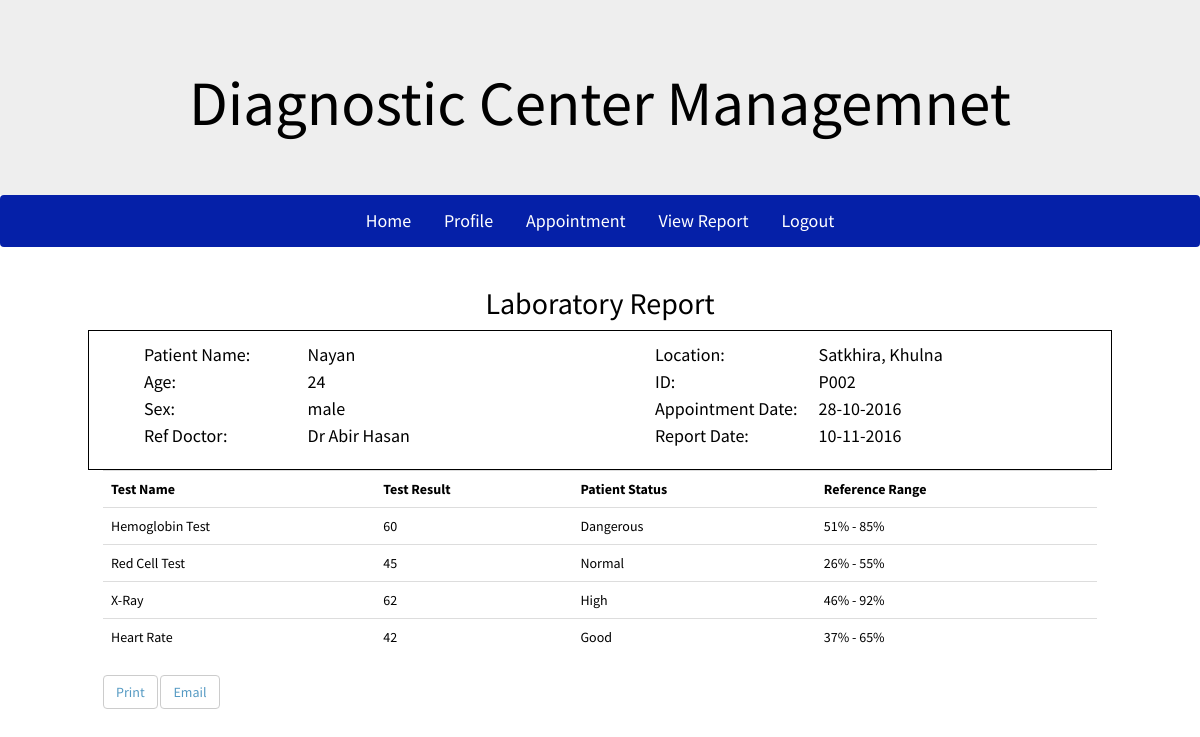
The page /view_report.php?rid=2 (signed in) on the database its author committed.
### tables this page shows
CREATE TABLE `patient` (
  `id` int(100) NOT NULL,
  `p_id` varchar(100) NOT NULL,
  `name` varchar(50) NOT NULL,
  `address` varchar(200) NOT NULL,
  `age` varchar(100) NOT NULL,
  `sex` varchar(10) NOT NULL,
  `email` varchar(40) NOT NULL,
  `username` varchar(30) NOT NULL,
  `pass` varchar(20) NOT NULL
);

CREATE TABLE `report` (
  `id` int(20) NOT NULL,
  `app_id` varchar(20) NOT NULL,
  `patient_id` varchar(100) NOT NULL,
  `result` varchar(200) NOT NULL,
  `doctor` varchar(60) NOT NULL,
  `report_date` varchar(20) NOT NULL
);

CREATE TABLE `appointment` (
  `id` int(100) NOT NULL,
  `app_id` varchar(100) NOT NULL,
  `patient_id` varchar(100) NOT NULL,
  `test` varchar(100) NOT NULL,
  `date` varchar(30) NOT NULL,
  `time` varchar(20) NOT NULL,
  `amount` varchar(10) NOT NULL,
  `status` varchar(10) NOT NULL,
  `state` int(5) NOT NULL
);

CREATE TABLE `test_details` (
  `id` int(100) NOT NULL,
  `test_id` varchar(20) NOT NULL,
  `test_type` varchar(100) NOT NULL,
  `min` varchar(100) NOT NULL,
  `avg` varchar(100) NOT NULL,
  `max` varchar(100) NOT NULL
);

### view_report.php (the view, shortened to what this page needs)
<?php
	include('configuration.php');
    $conn = new PDO("mysql:host=$host;dbname=$db",$user,$pw);
	$login = 0;
	$success = 1;
	if(isset($_COOKIE['P_username']))
	{
		$username = $_COOKIE['P_username'];
		$pass = $_COOKIE['P_password'];
		$check = $conn->query("SELECT * FROM patient WHERE username = '$username'");
		foreach($check as $info)
		{
			if ($pass != $info['pass'])
			{
				$login = 0;
			}
			else
			{
				$login = 1;
			}
		}
	}
?>
<?php include('include/header.php'); ?>
<nav class="navbar">
  <div class="container">
    <div class="collapse navbar-collapse" id="bs-example-navbar-collapse-1">
      <ul class="nav navbar-nav">
        <li><a href="http://localhost/dcm/">Home</a></li>
        <li><a href="patient-profile.php">Profile</a></li>
        <?php if($login !=0) {?>
        <li><a href="appointment.php">Appointment</a></li>
        <li><a href="report.php">View Report</a></li>
        <li><a href="p-logout.php">Logout</a></li>
        <?php } ?>
      </ul>
    </div>
  </div>
</nav>
<?php
	if($login == 0)
	{
?>
<div id="loginForm">
	<h2>Admin Login</h2>
    <form class="form-horizontal" role="form" method="post">
        <div class="form-group">
            <label class="col-sm-2 control-label" for="username">Username</label>
            <div class="col-sm-10">
                <input type="text" class="form-control" id="username" name="username" placeholder="Username">
            </div>
        </div>
        <div class="form-group">
            <label class="col-sm-2 control-label" for="Password">Password</label>
            <div class="col-sm-10">
            	<input type="password" class="form-control" id="Password" name="password" placeholder="Password">
            </div>
        </div>
        <?php if($success == 0){?>
		<p class="text-danger">Incorrent username or password</p>
        <?php }?>
        <div class="form-group">
        	<div class="col-sm-offset-2 col-sm-10">
        		<button type="submit" name="submit" class="btn btn-default">Login</button>
            </div>
        </div>
    </form>
</div>
<?php
	}
	else
	{
?>
<div class="container">
	<div class="row">
		<div class="col-md-12">
			<h2><center>Laboratory Report</center></h2>
			<?php
				if(isset($_REQUEST['rid'])){
					$r_id = $_REQUEST['rid'];
				}
				$check = $conn->query("SELECT * FROM report WHERE id = '$r_id'");
				foreach ($check as $val) {
			?>
			<div class="row p_details">
				<?php
					$check1 = $conn->query("SELECT * FROM patient WHERE p_id = '".$val['patient_id']."'");
					foreach ($check1 as $val1) {
				?>
				<div class="col-md-6">
					<ul>
						<li><span>Patient Name:</span> <?php echo $val1['name']; ?></li>
						<li><span>Age:</span> <?php echo $val1['age']; ?></li>
						<li><span>Sex:</span> <?php echo $val1['sex']; ?></li>
						<li><span>Ref Doctor:</span> <?php echo $val['doctor']; ?></li>
					</ul>
				</div>
				<div class="col-md-6">
					<ul>
						<li><span>Location:</span> <?php echo $val1['address']; ?></li>
						<li><span>ID:</span> <?php echo $val['patient_id']; ?></li>
						<li>
							<span>Appointment Date:</span>
							<?php
								$check2 = $conn->query("SELECT * FROM appointment WHERE app_id = '".$val['app_id']."'");
								foreach ($check2 as $val2) {
									echo $val2['date'];
								}
							?>
						</li>
						<li><span>Report Date:</span> <?php echo $val['report_date']; ?></li>
					</ul>
				</div>
				<?php } ?>
			</div>
			<table class="table">
				<tr>
					<th>Test Name</th>
					<th>Test Result</th>
					<th>Patient Status</th>
					<th>Reference Range</th>
				</tr>
				<?php
					$check3 = $conn->query("SELECT * FROM appointment WHERE app_id = '".$val['app_id']."'");
					foreach ($check3 as $val3) {
						$test_list = explode(',',$val3['test']);
					}
					$result_list = explode(',',$val['result']);
					for($i = 0; $i < sizeof($test_list); $i++){
				?>
				<tr>
					<?php
						$check4 = $conn->query("SELECT * FROM test_details WHERE test_id = '".$test_list[$i]."'");
						foreach ($check4 as $val4) {
					?>
						<td><?php echo $val4['test_type']; ?></td>
						<td><?php echo $result_list[$i]; ?></td>
						<td>
							<?php
								$min = explode(',',$val4['min']);
								$max = explode(',',$val4['max']);
								$avg = explode(',',$val4['avg']);
								if($result_list[$i] > 0 && $result_list[$i] <= $min[0]){
									echo $min[1];
									$range = '0 - '.$min[0].'%';
								}
								else if($result_list[$i] > $min[0] && $result_list[$i] <= $avg[0]){
									echo $avg[1];
									$range = ($min[0]+1).'% - '.$avg[0].'%';
								}
								else if($result_list[$i] > $avg[0] && $result_list[$i] <= $max[0]){
									echo $max[1];
									$range = ($avg[0]+1).'% - '.$max[0].'%';
								}
								else{
									echo "Patient condition too bad";
									$range = "Below 0 or over ".$max[0];
								}
							?>
						</td>
						<td><?php echo $range; ?></td>
					<?php
						}
					?>
				</tr>
				<?php
					}
				?>
			</table>
			<?php
				}
			?>
			<a href="" class="btn btn-default">Print</a>
			<a href="" class="btn btn-default">Email</a>
		</div>
	</div>
</div>
<footer></footer>
</body>
</html>
<?php
	}
?>

### include/header.php (shortened to what this page needs)
<!DOCTYPE html>
<html lang="en">
  <head>
    <link rel="stylesheet" href="css/bootstrap.min.css">
    <link rel="stylesheet" href="css/font-awesome.min.css">
    <link rel="stylesheet" href="css/style.css">
</head>
<body>
<header>
    <div class="jumbotron">
      <h1>Diagnostic Center Managemnet </h1>
    </div>
</header>

### css/style.css (style rules this page uses)
body { font-family: 'Source Sans Pro', sans-serif; background-size:cover; font-weight: 400; font-size: 14px; line-height: 21px; color: #000; margin-bottom: 0; overflow-y: auto; overflow-x: hidden; background:#fff; }
a:link { text-decoration: none; }
ul, li { list-style-type: none; }
.container { max-width:1024px; position: relative; z-index: 2; }
header { text-align: center; }
.jumbotron { margin-bottom:0; }
.navbar { background: #0520a8 !important; }
.navbar ul { float: none; text-align: center; }
.navbar li { color: #fff; font-size: 18px; text-align: center; float: none; display: inline-block; }
.navbar li a { color: #fff; padding-left: 15px; padding-right: 15px; }
.p_details { border: 1px solid #000; padding-top: 10px; padding-bottom: 10px; }
.p_details li { font-size: 18px; line-height: 27px; }
.p_details li span { width: 160px; display: inline-block; }
.navbar-nav { margin:0 !important; }
footer { padding: 30px 0; }

### rows shown on the page
report: doctor "Dr Abir Hasan", patient "P002", report_date "10-11-2016", result "60", result "45", result "62", result "42"
patient: name "Nayan", age "24", sex "male", address "Satkhira, Khulna"
appointment: date "28-10-2016"
test_details: test_type "Hemoglobin Test", max "Dangerous", range "51% - 85%"
test_details: test_type "Red Cell Test", avg "Normal", range "26% - 55%"
test_details: test_type "X-Ray", max "High", range "46% - 92%"
test_details: test_type "Heart Rate", avg "Good", range "37% - 65%"
